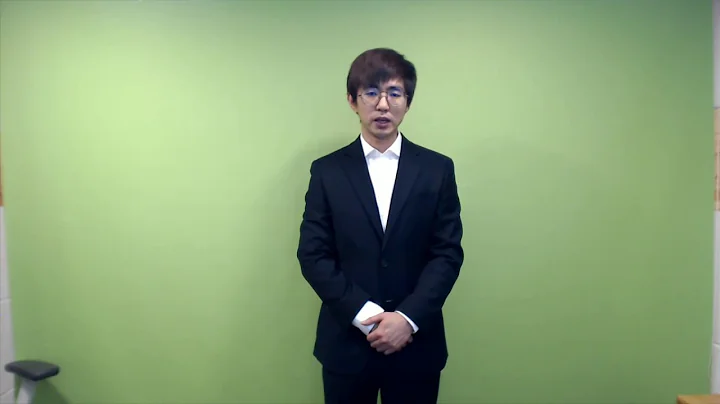
#> input picture img2.jpg, 720 x 404 px, given in place of the camera
$ python haar-like.py
#> lines starting #> are read from the running program, lines starting #| are printed output that depends on the picture; after the words box and inside, x2 and y2 are one past the last pixel; in counts of white or black regions, pixels touching at a corner belong together
import cv2
import numpy as np

face_cascade = cv2.CascadeClassifier(cv2.data.haarcascades + 'haarcascade_frontalface_default.xml')


cam = cv2.VideoCapture(0)
cam.set(cv2.CAP_PROP_FRAME_WIDTH, 480)
cam.set(cv2.CAP_PROP_FRAME_HEIGHT, 270)

while cam.isOpened():
    status, frame = cam.read()
#> frame is the input picture: shape (404, 720, 3); mean B, G, R 118.9, 161.3, 136.5
    rows, cols = frame.shape[:2]
#> rows = 404; cols = 720
    frameGray = cv2.cvtColor(frame, cv2.COLOR_BGR2GRAY)
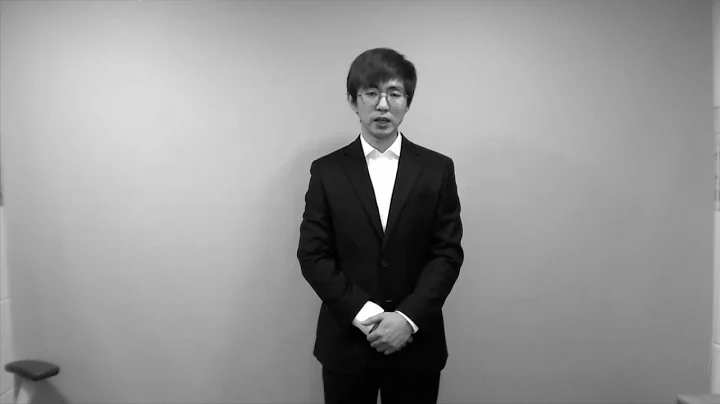
#> frameGray: shape (404, 720); min 0, max 255, mean 149

    if status:
        faces = face_cascade.detectMultiScale(frameGray, 1.2, 3)
#> faces = [[348, 67, 70, 70]]

        for (x,y,w,h) in faces:
            cv2.rectangle(frame, (x,y), (x+w, y+h), (255, 0, 0), 2)
            flag = False
            for (x,y,w,h) in faces:
                center = [int(x+w/2), int(y+h/2)]
                M = np.float64([[1, 0, -center[0]+int(cols/2)],[0, 1, -center[1]+int(rows/2)]])
                dst = cv2.warpAffine(frame, M, (cols, rows))
                flag = True
                break
            if flag:
                cv2.imshow("test", dst)
            else:
                cv2.imshow("test", frame)
#> this loop made 1 pass
#> pass 1, `cv2.imshow("test", dst)`:
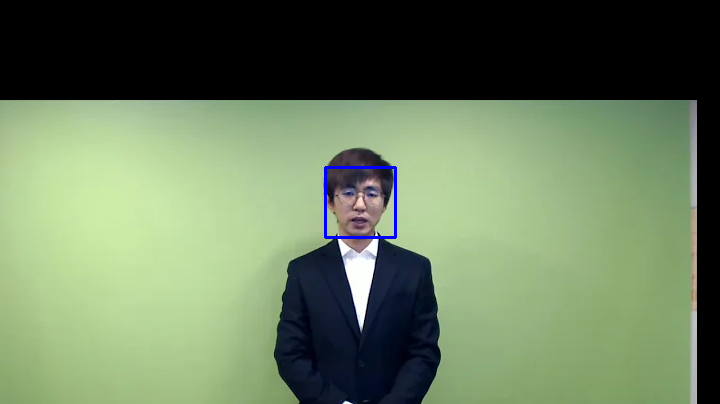
#> window 'test': shape (404, 720, 3); mean B, G, R 93.4, 124.2, 105.6
#> after the loop:
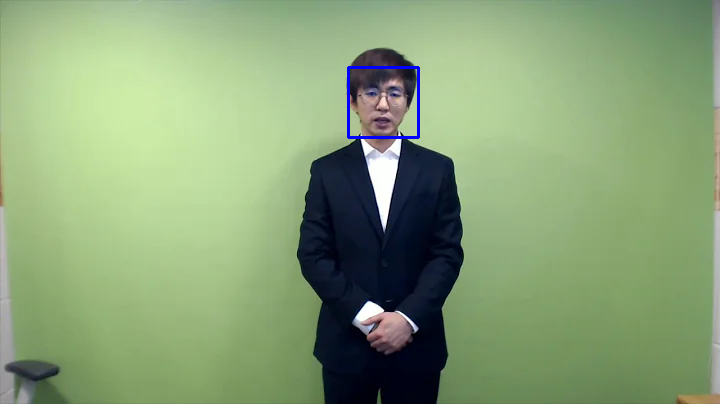
#> frame: shape (404, 720, 3); 0.29% of pixels changed, all inside (x1, y1, x2, y2) = (347, 66, 420, 139)
        if cv2. waitKey(200) & 0xFF == ord('q'):
#> (key q is pressed here)
            break

cam.release()
cv2.destroyAllWindows()
